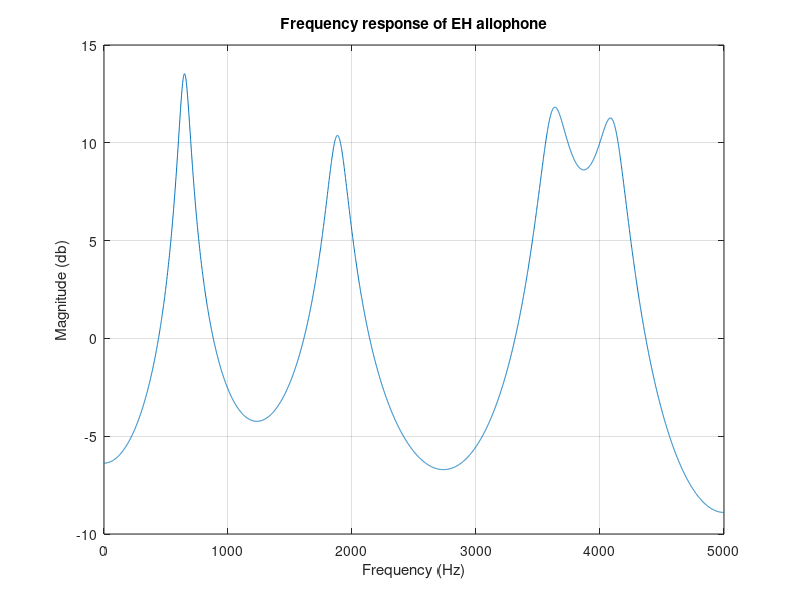
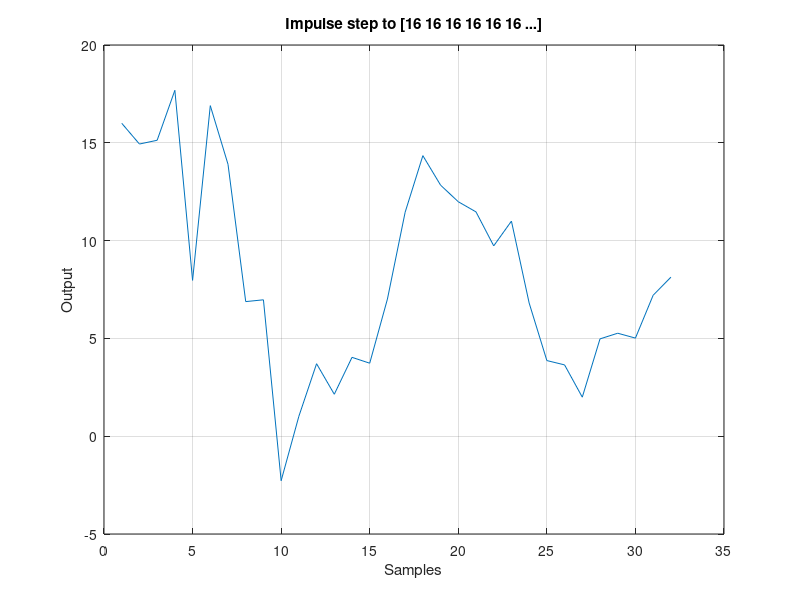

Write the MATLAB code that produced these figures, in order.
%
% Calculate filter test response
%

% the 12-pole filter has the following hex values
% in 10-bit sign-magnitude format:
%
%
% // section 1
% coef_in     = 10'h3C9;
% coef_in     = 10'h1E4;
% 
% // section 2
% coef_in     = 10'h2B8;
% coef_in     = 10'h1CF;
% 
% // section 3
% coef_in     = 10'h238;
% coef_in     = 10'h080;
% 
% // section 4
% coef_in     = 10'h195;
% coef_in     = 10'h1BF;
% 
% // section 5
% coef_in     = 10'h135;
% coef_in     = 10'h1BF;
% 
% // section 6
% coef_in     = 10'h000;
% coef_in     = 10'h000;

A1 = [1 -2*hex2dec('1C9')/512 hex2dec('1E4')/512];
A2 = [1 -2*hex2dec('0B8')/512 hex2dec('1CF')/512];
A3 = [1 -2*hex2dec('038')/512 hex2dec('080')/512];
A4 = [1 2*hex2dec('195')/512 hex2dec('1BF')/512];
A5 = [1 2*hex2dec('135')/512 hex2dec('1BF')/512];
A6 = [1 2*hex2dec('000')/512 hex2dec('000')/512];

A = conv(A1,conv(A2,conv(A3,conv(A4,conv(A5,A6)))));
figure(1);
[H,W] = freqz(1,A,4096,10000);
plot(W,20*log10(abs(H)));
title('Frequency response of EH allophone');
xlabel('Frequency (Hz)');
ylabel('Magnitude (db)');
grid on;

% get step response to an input of 16
x = ones(1,32)*16;
y = filter(1,A,x);
figure(2);
plot(y);
title('Impulse step to [16 16 16 16 16 16 ...]');
xlabel('Samples');
ylabel('Output');
grid on;

state1 = 0;
state2 = 0;
in = 16;
for I=1:10,
    accu = in-A1(2)*state1-A1(3)*state2;
    state2 = state1;
    state1 = accu;
    fprintf(1,'%f %f %f\n', accu, state1, state2);
end;

